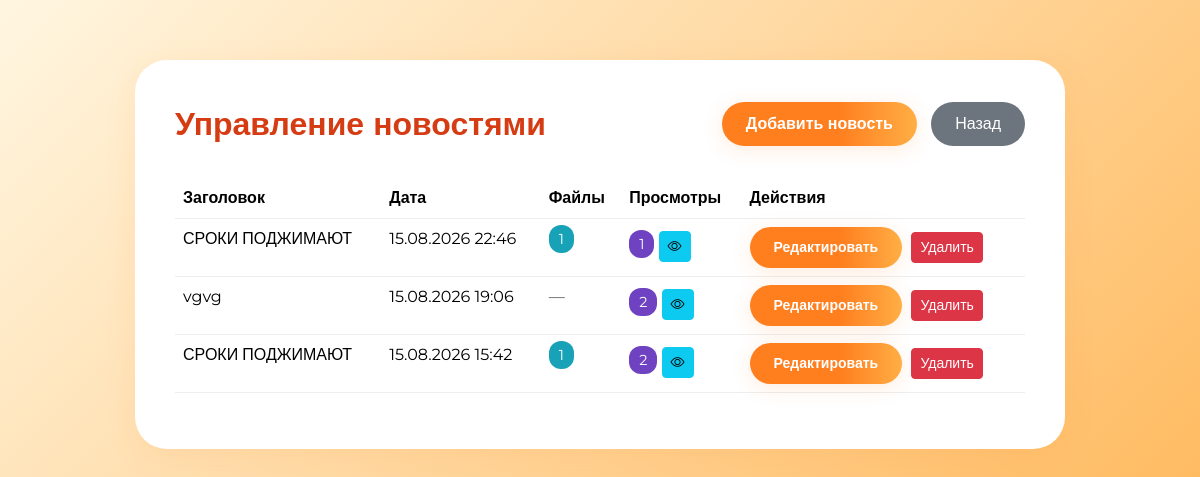
The page /news_admin/news (signed in) on the database as committed earlier.
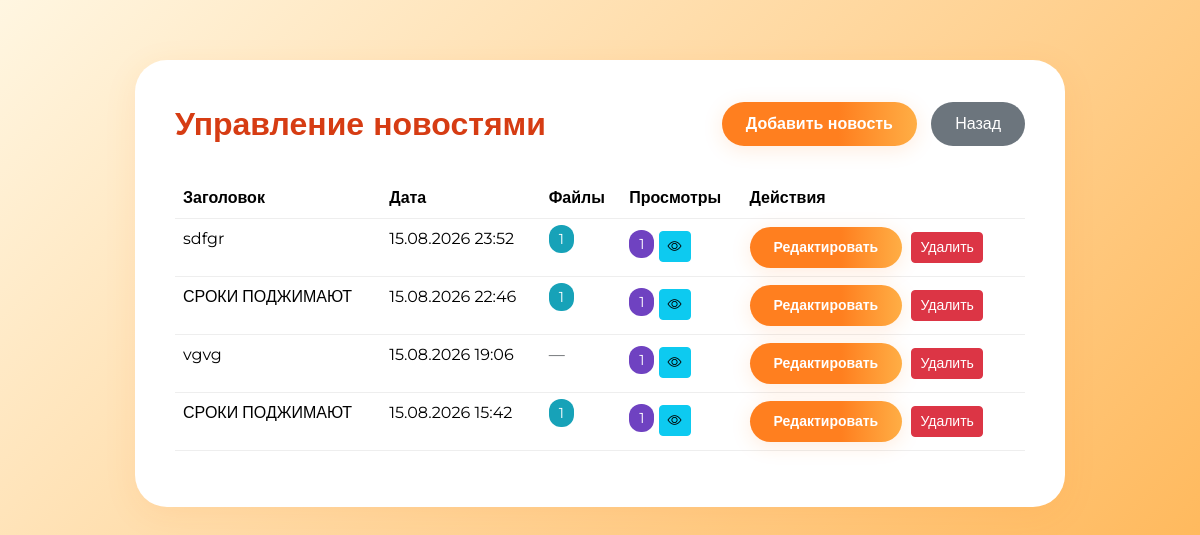
The same page on the database as committed later.
### app.py (models this page shows)
class News(db.Model):
    id = db.Column(db.Integer, primary_key=True)
    title = db.Column(db.String(255), nullable=False)
    content = db.Column(db.Text, nullable=False)
    created_at = db.Column(db.DateTime, default=lambda: datetime.now(timezone.utc) + timedelta(hours=3))
    created_by = db.Column(db.Integer, db.ForeignKey('user.id'))
    department_id = db.Column(
        db.Integer, db.ForeignKey('department.id'), nullable=True
    )
    views = db.relationship(
        'NewsView', backref='news', lazy=True, cascade='all, delete-orphan'
    )
    files = db.relationship(
        'NewsFile', backref='news', lazy=True, cascade='all, delete-orphan'
    )

### app.py (the view)
@app.route('/news_admin/news')
@news_admin_required
def news_admin_news():
    news = News.query.order_by(News.created_at.desc()).all()
    return render_template('news_admin_news.html', news=news)

### app.py (called while the page is built)
def news_admin_required(f):
    @wraps(f)
    def decorated_function(*args, **kwargs):
        if 'user_id' not in session or session.get('role') != 'news_admin':
            return redirect(url_for('login'))
        return f(*args, **kwargs)
    return decorated_function

### templates/news_admin_news.html (shortened to what this page needs)
<!DOCTYPE html>
<html lang="ru">
<head>
    <link href="https://cdn.jsdelivr.net/npm/bootstrap@5.3.2/dist/css/bootstrap.min.css" rel="stylesheet">
    <link href="https://cdn.jsdelivr.net/npm/bootstrap-icons@1.10.5/font/bootstrap-icons.css" rel="stylesheet">
</head>
<body>
<div class="container">
    <div class="dashboard-box">
        <div class="header">
            <div class="header-title">Управление новостями</div>
            <div class="action-buttons">
                <a href="{{ url_for('add_news') }}" class="btn btn-main">Добавить новость</a>
                <a href="{{ url_for('news_admin_dashboard') }}" class="btn btn-secondary-custom">Назад</a>
            </div>
        </div>
        <div class="table-responsive">
            <table class="table">
                <thead>
                <tr>
                    <th>Заголовок</th>
                    <th>Дата</th>
                    <th>Файлы</th>
                    <th>Просмотры</th>
                    <th>Действия</th>
                </tr>
                </thead>
                <tbody>
                {% for n in news %}
                <tr>
                    <td>{{ n.title }}</td>
                    <td>{{ n.created_at.strftime("%d.%m.%Y %H:%M") }}</td>
                    <td>
                        {% if n.files %}
                            <span class="badge-files">{{ n.files|length }}</span>
                        {% else %}
                            <span class="text-muted">—</span>
                        {% endif %}
                    </td>
                    <td>
                        {% if n.views %}
                            <span class="badge-views">{{ n.views|length }}</span>
                        {% else %}
                            <span class="text-muted">0</span>
                        {% endif %}
                        <a href="{{ url_for('edit_news', news_id=n.id) }}"
                           class="btn btn-sm btn-info mt-1"
                           title="Просмотры">
                            <i class="bi bi-eye"></i>
                        </a>
                    </td>
                    <td class="table-actions">
                        <a href="{{ url_for('edit_news', news_id=n.id) }}" class="btn btn-main btn-sm">Редактировать</a>
                        <form method="post" action="{{ url_for('delete_news', news_id=n.id) }}" style="display:inline;">
                            <button type="submit" class="btn btn-danger btn-sm" onclick="return confirm('Удалить новость?');">Удалить</button>
                        </form>
                    </td>
                </tr>
                {% else %}
                <tr>
                    <td colspan="5" class="text-center text-muted">Нет новостей</td>
                </tr>
                {% endfor %}
                </tbody>
            </table>
        </div>
    </div>
</div>
</body>
</html>

Rows that differ between the two databases and show on the page:
added News: title "sdfgr", created_at "15.08.2026 23:52", files|length "1", views|length "1"
computed for News "vgvg": views|length "2" → "1"
computed for News (number 4 of 4 on the later page): views|length "2" → "1"
